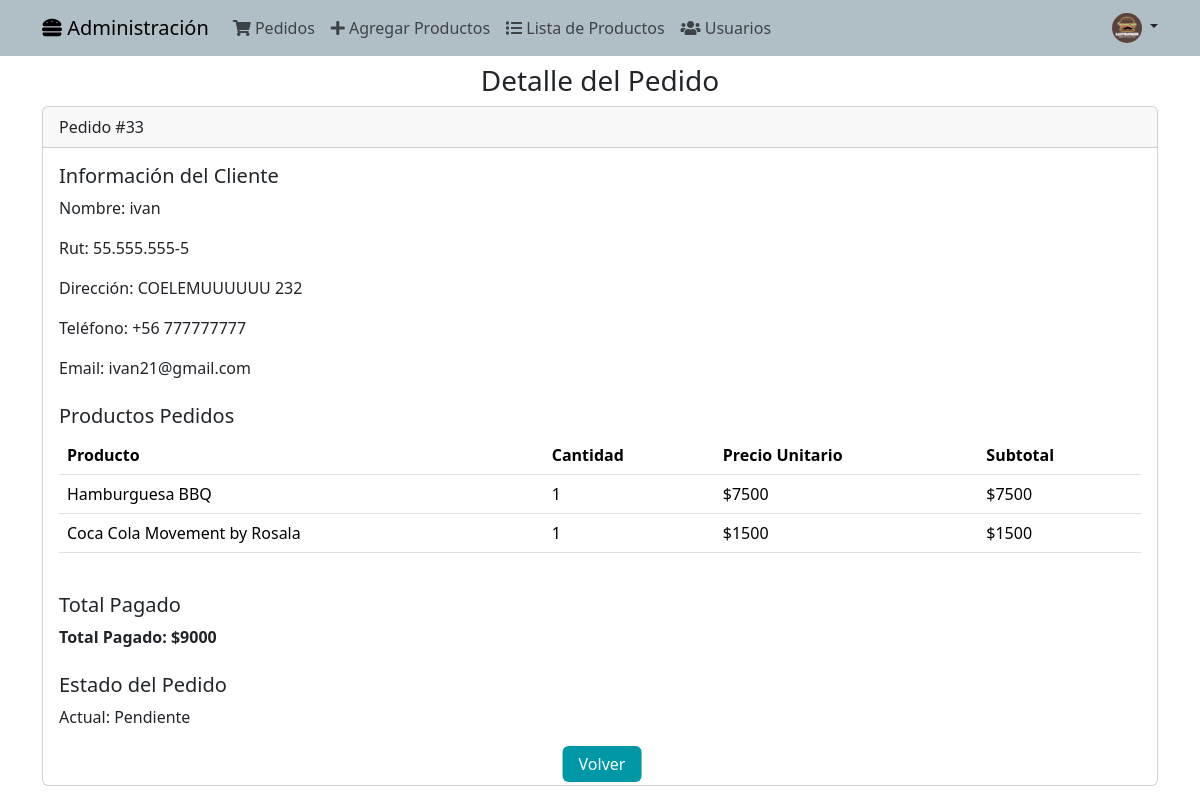
The app's page /ver/33/, older data.
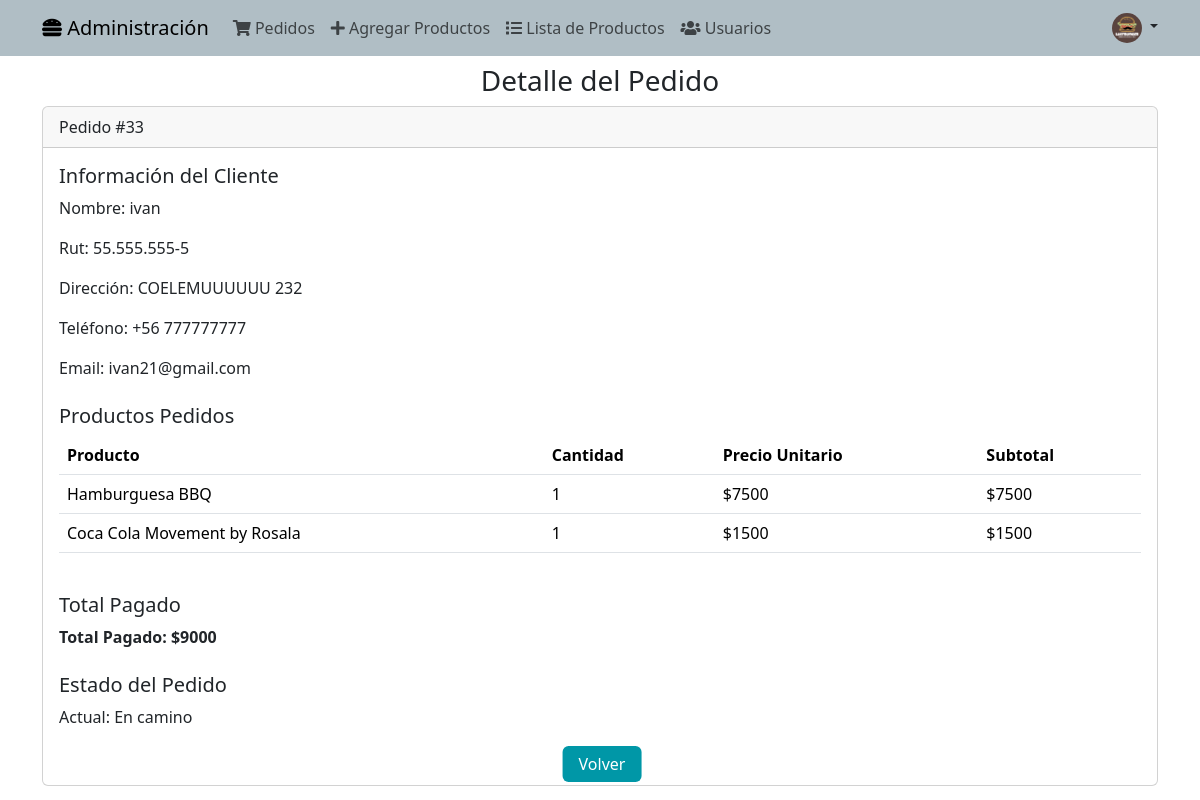
The same page, newer data.
### aplicacion/models.py (models this page shows, shortened)
class Pedido(models.Model):
    ESTADOS_PEDIDO = [
        ('Pendiente', 'Pendiente'),
        ('En camino', 'En camino'),
        ('Entregado', 'Entregado'),
        ('Cancelado', 'Cancelado'),
    ]
    id_pedido = models.AutoField(primary_key=True)
    cliente = models.ForeignKey(User, on_delete=models.CASCADE)  # Asumiendo que estás usando el modelo de usuario de Django para los clientes
    rut = models.CharField(max_length=12)  # Asegúrate de tener una validación adecuada para el RUT
    fecha = models.DateField(auto_now_add=True)
    direccion = models.CharField(max_length=255)
    telefono = models.CharField(max_length=15)
    total = models.IntegerField(validators=[MinValueValidator(0)],null=False)
    estado = models.CharField(max_length=10, choices=ESTADOS_PEDIDO, default='Pendiente')

### aplicacion/views.py (the view)
# urls.py: path('ver/<int:id_pedido>/',ver, name='ver'),
def ver(request, id_pedido):
    pedido = get_object_or_404(Pedido, pk=id_pedido)
    detalles_pedido = DetallePedido.objects.filter(pedido=pedido)
    total_pagado = sum(detalle.subtotal for detalle in detalles_pedido)
    context = {
        'pedido': pedido,
        'detalles_pedido': detalles_pedido,
        'total_pagado': total_pagado,
    }
    return render(request, 'aplicacion/ver.html', context)

### aplicacion/context_processor.py (called while the page is built)
def total_carrito(request):
    total = 0
    if request.user.is_authenticated:
        if "carrito" in request.session.keys():
            for key, value in request.session["carrito"].items():
                total += int(value["acumulado"])
    return {"total_carrito": total}  # Devolver el total dentro de un diccionario con la clave adecuada

### aplicacion/templates/aplicacion/ver.html
{% extends "aplicacion/baseadmin.html" %}
{% load static %}
{% block contenidoadmin %}
<div class="container-sm mt-2">
    <h1 class="h3 text-center">Detalle del Pedido</h1>
    <div class="card">
        <div class="card-header">Pedido #{{ pedido.id_pedido }}</div>
        <div class="card-body">
            <h5 class="card-title">Información del Cliente</h5>
            <p>Nombre: {{ pedido.cliente.username }}</p>
            <p>Rut: {{ pedido.rut }}</p>
            <p>Dirección: {{ pedido.direccion }}</p>
            <p>Teléfono: {{ pedido.telefono }}</p>
            <p>Email: {{ pedido.cliente.email }}</p>
            <h5 class="mt-4">Productos Pedidos</h5>
            <div class="table-responsive">
                <table class="table">
                    <thead>
                        <tr>
                            <th>Producto</th>
                            <th>Cantidad</th>
                            <th>Precio Unitario</th>
                            <th>Subtotal</th>
                        </tr>
                    </thead>
                    <tbody>
                        {% for detalle in detalles_pedido %}
                        <tr>
                            <td>{{ detalle.producto.nombre }}</td>
                            <td>{{ detalle.cantidad }}</td>
                            <td>${{ detalle.precio_unitario }}</td>
                            <td>${{ detalle.subtotal }}</td>
                        </tr>
                        {% endfor %}
                    </tbody>
                </table>
            </div>
            <h5 class="mt-4">Total Pagado</h5>
            <p><strong>Total Pagado: ${{ total_pagado }}</strong></p>
            <h5 class="mt-4">Estado del Pedido</h5>
            <p>Actual: {{ pedido.estado }}</p>
            <div class="text-center" style="margin-top: 40px;">
                <a href="{% url 'admpedidos' %}" class="btn">Volver</a>
            </div>
        </div>
    </div>
</div>
{% endblock contenidoadmin %}

Row changes from the older to the newer data that the page shows:
changed Pedido "COELEMUUUUUU 232": estado "Pendiente" → "En camino"
